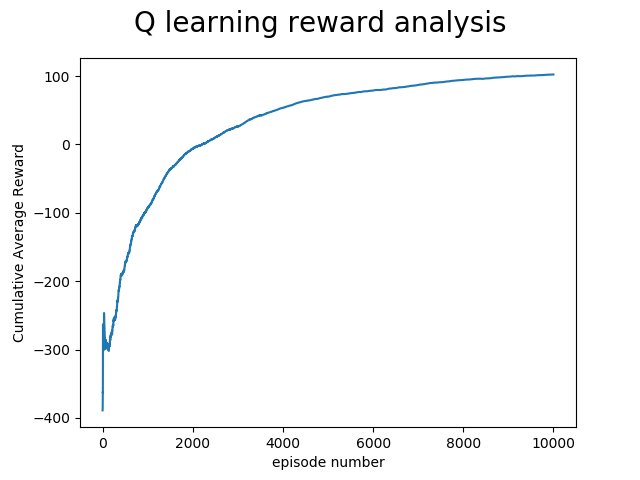

Source code (Python):
import os
import gym
import numpy as np
from matplotlib import pyplot as plt
import random
from variables import *
from util import new_state_space
from IPython import display

class CartPoleV0Agent(object):
    def __init__(self):
        self.env = gym.make(environment)

        low_state_vale = new_state_space(self.env, self.env.observation_space.low)
        high_state_vale = new_state_space(self.env, self.env.observation_space.high)

        num_states = high_state_vale - low_state_vale + 1
        num_actions = self.env.action_space.n

        self.q_table = np.random.uniform(low = -1, high = 1 , size = (num_states,num_actions))

    def train(self):
        global eps
        total_rewards_in_episodes = []
        for episode in range(num_episodes):
            done = False
            time_steps = 0
            episode_reward = 0
            state = new_state_space(self.env,self.env.reset())
            while not done :
                if random.uniform(0,1) < eps:
                    action =  self.env.action_space.sample()
                else:
                    action =  np.argmax(self.q_table[state,:])

                new_state, reward, done, _ = self.env.step(action)

                new_state = new_state_space(self.env,new_state)

                time_steps += 1

                if time_steps < panelty_time_steps and  done:
                    reward = panelty # add panelty if terminate before ending the episode

                self.q_table[state,action] = (1 - learning_rate) * self.q_table[state,action] \
                                                + learning_rate * (reward + discount_factor * np.max(self.q_table[new_state,:]))

                state = new_state
                episode_reward += reward

            if (episode + 1)% verbose == 0:
                print("episode :", episode+1," reward: ",episode_reward)

            eps = eps / np.sqrt(episode+1)

            total_rewards_in_episodes.append(episode_reward)

        CartPoleV0Agent.plot_cumulative_rewards(total_rewards_in_episodes,num_episodes)

    @staticmethod
    def plot_cumulative_rewards(total_rewards_in_episodes,num_episodes):
        # plot the cumulative average rewards
        cum_rewards = np.cumsum(total_rewards_in_episodes)
        cum_average_reward = cum_rewards / np.arange(1,num_episodes+1)

        fig = plt.figure()
        plt.plot(cum_average_reward)
        fig.suptitle('Q learning reward analysis', fontsize=20)
        plt.xlabel('episode number')
        plt.ylabel('Cumulative Average Reward')
        fig.savefig('frozen_lake.png')

    def test(self):
        win = 0
        loss = 0
        for episode in range(test_episodes):
            state = self.env.reset()
            print("episode :", episode+1)
            time_steps = 0
            for step in range(max_steps_in_episode):
                self.env.render()
                state = new_state_space(self.env,state)
                action = np.argmax(self.q_table[state,:])
                new_state, reward, done, info = self.env.step(action)

                if done:
                    self.env.render()
                    if time_steps < panelty_time_steps:
                        loss += 1
                        print("YOU LOOSER !!!")
                    else:
                        win += 1
                        print("YOU WIN !!!")
                    break
                time_steps += 1
                state = new_state
        print("Winning Percentage : ",win/(win + loss))
        self.env.close()

    def save_q_table(self):
        np.save(q_table_path, self.q_table)

    def load_q_table(self):
        self.q_table = np.load(q_table_path)

if __name__ == "__main__":
    agent =  CartPoleV0Agent()
    if os.path.exists(q_table_path):
        agent.load_q_table()
    else:
        agent.train()
        agent.save_q_table()
    agent.test()
